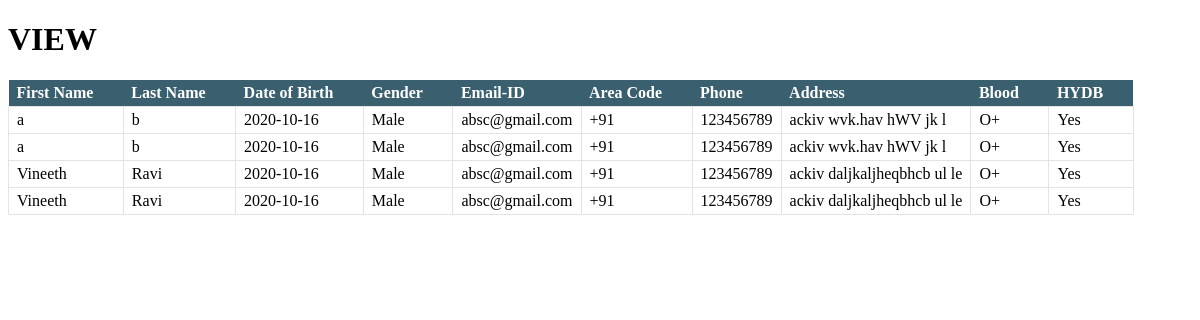
The page /view.php on the database its author committed.
### tables this page shows
CREATE TABLE IF NOT EXISTS `donor` (
  `ID` int(11) NOT NULL AUTO_INCREMENT,
  `firstname` varchar(20) NOT NULL,
  `lastname` varchar(20) NOT NULL,
  `Date` varchar(20) NOT NULL,
  `gender` varchar(20) NOT NULL,
  `email` varchar(20) NOT NULL,
  `areacode` varchar(20) NOT NULL,
  `phone` int(20) NOT NULL,
  `Address` varchar(50) NOT NULL,
  `blood` varchar(20) NOT NULL,
  `blood1` varchar(20) NOT NULL,
  PRIMARY KEY (`ID`)
);

### view.php (the view, shortened to what this page needs)
<!DOCTYPE html>
<html>
<head>
</head>
<link rel="stylesheet" href="view.css" type="text/css" />
<body>
	<h1>VIEW</h1>
	<table>
		<tr>
			<th>First Name</th>
			<th>Last Name</th>
			<th>Date of Birth</th>
			<th>Gender</th>
			<th>Email-ID</th>
			<th>Area Code</th>
			<th>Phone</th>
			<th>Address</th>
			<th>Blood</th>
			<th>HYDB</th>
		</tr>
		<?php
		$conn = new mysqli("localhost","root","","plasma");
		$query = "SELECT * FROM donor";
		$result = mysqli_query($conn,$query);
		if($result->num_rows>0)
		{
			while($row = $result->fetch_assoc())
			{
				echo "<tr><td>".$row["firstname"]."</td><td>".$row["lastname"]."</td><td>".$row["Date"]."</td><td>".$row["gender"]."</td><td>".$row["email"]."</td><td>".$row["areacode"]."</td><td>".$row["phone"]."</td><td>".$row["Address"]."</td><td>".$row["blood"]."</td><td>".$row["blood1"]."</td></tr>";
			}
		echo "</table>";
		}
?>
</body>
</html>

### view.css (style rules this page uses)
table { border-collapse: collapse; }
table th { text-align: left; background-color: #3a6070; color: #FFF; padding: 4px 30px 4px 8px; }
table td { border: 1px solid #e3e3e3; padding: 4px 8px; }

### rows shown on the page
donor: firstname "a", lastname "b", Date "2020-10-16", gender "Male", email "absc@gmail.com", areacode "+91", phone "123456789", Address "ackiv wvk.hav hWV jk l", blood "O+", blood1 "Yes"
donor: firstname "a", lastname "b", Date "2020-10-16", gender "Male", email "absc@gmail.com", areacode "+91", phone "123456789", Address "ackiv wvk.hav hWV jk l", blood "O+", blood1 "Yes"
donor: firstname "Vineeth", lastname "Ravi", Date "2020-10-16", gender "Male", email "absc@gmail.com", areacode "+91", phone "123456789", Address "ackiv daljkaljheqbhcb ul le", blood "O+", blood1 "Yes"
donor: firstname "Vineeth", lastname "Ravi", Date "2020-10-16", gender "Male", email "absc@gmail.com", areacode "+91", phone "123456789", Address "ackiv daljkaljheqbhcb ul le", blood "O+", blood1 "Yes"
